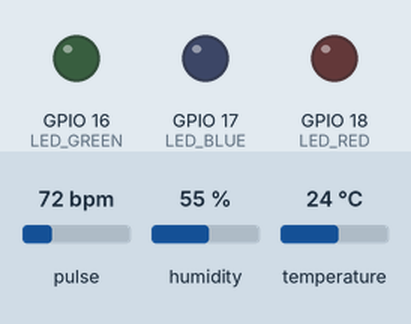
Recording of a sketch running on a simulated ESP32. Shown: output pins drawn as LEDs (lit = HIGH). Inputs (shaded band) come from the test bench; at power-on: pulse 72 bpm, humidity 55 %, temperature 24 °C. WiFi joins after 1.5 s; servers stay silent unless stated; web services answer with replies made up by the test bench; what the sketch prints to the serial monitor is not drawn.

Above: at 0.3 s.
At 1.9 s:
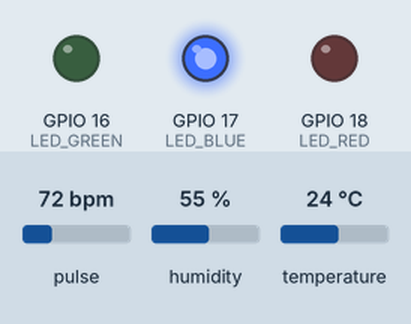
At 124.8 s:
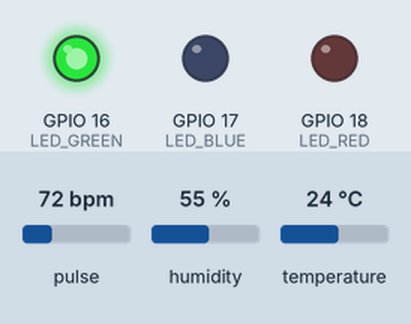
Timing chart, 0 to 126.3 s (numbered marks = the images above):
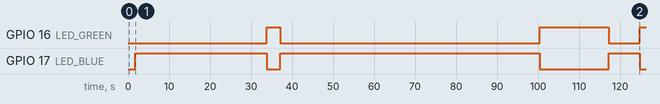

Measured:
- by itself, GPIO 16 (LED_GREEN): goes HIGH 3.2 s, LOW 63.3 s, HIGH 16.8 s, LOW 7.6 s, then HIGH
- by itself, GPIO 17 (LED_BLUE): goes LOW 3.2 s, HIGH 63.3 s, LOW 16.8 s, HIGH 7.6 s, then LOW

The sketch:

main.ino
```cpp
#include <WiFi.h>
#include <WiFiClient.h>
#include <Wire.h>

#include "MAX30105.h"
#include "heartRate.h"

#include <DHT.h>

// ---------------- WIFI + THINGSPEAK ----------------
const char* WIFI_SSID = "xxxx";
const char* WIFI_PASS = "xxxx";

const char* THINGSPEAK_HOST = "api.thingspeak.com";
const char* THINGSPEAK_WRITE_KEY = "xxxxx";

// add your own credentials people :)
// it's not good to steal yk...

const unsigned long UPLOAD_INTERVAL_MS = 20000; // >= 15s for free ThingSpeak

// ---------------- PINS ----------------
#define I2C_SDA 21
#define I2C_SCL 22

#define DHT_PIN 27
#define DHT_TYPE DHT11

#define LED_GREEN 16
#define LED_BLUE  17
#define LED_RED   18

// ---------------- BASELINE / LED LOGIC ----------------
const int BASELINE_SECONDS = 30;

// NEW: baseline countdown starts only after finger is continuously present for this long:
const unsigned long FINGER_STABLE_MS = 2000;

const int MIN_BASELINE_HR_SAMPLES = 15;
const int MIN_BASELINE_RMSSD_SAMPLES = 8;

const int LED_STREAK_REQUIRED = 3;

// ---------------- STRESS SCORING TUNING ----------------
const float HR_RISE_BPM    = 15.0;
const float RMSSD_DROP_MS  = 15.0;

const float HUMID_HIGH   = 75.0; // %
const float AMBIENT_HOT  = 32.0; // Â°C

// ---------------- HR smoothing ----------------
const int HR_SMOOTH_N = 5;

// ---------------- VALIDITY FILTERS ----------------
const float HR_MIN_VALID = 40.0;
const float HR_MAX_VALID = 180.0;

const float RMSSD_MIN_VALID = 5.0;
const float RMSSD_MAX_VALID = 250.0;

const float TEMP_MIN_VALID = 0.0;
const float TEMP_MAX_VALID = 60.0;

const float HUM_MIN_VALID = 1.0;
const float HUM_MAX_VALID = 100.0;

// ---------------- MAX30102 ----------------
MAX30105 particleSensor;

// HRV (IBI buffer)
static const int IBI_BUF = 20;
float ibi_ms[IBI_BUF];
int ibi_idx = 0;
int ibi_count = 0;

float currentBPM = NAN;     // raw BPM
float rmssd = NAN;
unsigned long lastBeat = 0;

// Smoothed HR
float hrBuf[HR_SMOOTH_N];
int hrBufIdx = 0;
int hrBufCount = 0;
float smoothedBPM = NAN;

// ---------------- DHT ----------------
DHT dht(DHT_PIN, DHT_TYPE);
float ambTempC = NAN;
float humidity = NAN;

// ---------------- BASELINES ----------------
bool baselineDone = false;
bool baselineArmed = false;            // NEW: baseline countdown running only after finger stable
unsigned long baselineStartMs = 0;     // NEW: set when baselineArmed becomes true
unsigned long fingerStableStartMs = 0; // NEW: tracks continuous finger presence

float baseHR = NAN;
float baseRMSSD = NAN;

float baselineHRSum = 0; int baselineHRSamples = 0;
float baselineRMSSDSum = 0; int baselineRMSSDSamples = 0;

// Upload timer
unsigned long lastUploadMs = 0;

// ---------------- LED STREAK LOGIC ----------------
enum StressState { ST_CALM=0, ST_NEUTRAL=1, ST_HIGH=2, ST_NONE=3 };
StressState lastState = ST_NONE;
int stateStreak = 0;

// ---------------- HELPERS ----------------
float clampf(float x, float lo, float hi) {
  if (x < lo) return lo;
  if (x > hi) return hi;
  return x;
}

bool isValidRange(float v, float lo, float hi) {
  return !isnan(v) && v >= lo && v <= hi;
}

void setLEDs(bool g, bool b, bool r) {
  digitalWrite(LED_GREEN, g ? HIGH : LOW);
  digitalWrite(LED_BLUE,  b ? HIGH : LOW);
  digitalWrite(LED_RED,   r ? HIGH : LOW);
}

void showStateLED(StressState st) {
  if (st == ST_CALM)         setLEDs(true,  false, false);
  else if (st == ST_NEUTRAL) setLEDs(false, true,  false);
  else if (st == ST_HIGH)    setLEDs(false, false, true );
  else                       setLEDs(false, false, false);
}

float computeRMSSD() {
  if (ibi_count < 6) return NAN;

  float sumSq = 0;
  int diffs = 0;

  for (int i = 1; i < ibi_count; i++) {
    int idx1 = (ibi_idx - i + IBI_BUF) % IBI_BUF;
    int idx2 = (ibi_idx - i - 1 + IBI_BUF) % IBI_BUF;
    float d = ibi_ms[idx1] - ibi_ms[idx2];
    sumSq += d * d;
    diffs++;
  }
  if (diffs <= 0) return NAN;
  return sqrt(sumSq / diffs);
}

void pushHR(float bpm) {
  if (isnan(bpm)) return;
  hrBuf[hrBufIdx] = bpm;
  hrBufIdx = (hrBufIdx + 1) % HR_SMOOTH_N;
  if (hrBufCount < HR_SMOOTH_N) hrBufCount++;
}

float getSmoothedHR() {
  if (hrBufCount == 0) return NAN;
  float sum = 0;
  for (int i = 0; i < hrBufCount; i++) sum += hrBuf[i];
  return sum / hrBufCount;
}

void resetBaseline() {
  baselineHRSum = 0; baselineHRSamples = 0;
  baselineRMSSDSum = 0; baselineRMSSDSamples = 0;

  baselineDone = false;

  baselineArmed = false;
  fingerStableStartMs = 0;
  baselineStartMs = 0;

  lastState = ST_NONE;
  stateStreak = 0;

  showStateLED(ST_NEUTRAL);
  Serial.println("Waiting for finger (stable) to start baseline...");
}

int computeStressScore(float hrSmooth, float rmssdNow, float tC, float hum) {
  if (!baselineDone || isnan(hrSmooth) || isnan(rmssdNow)) return -1;

  float hrDelta = hrSmooth - baseHR;
  float rmssdDelta = baseRMSSD - rmssdNow;

  float hrScore  = clampf((hrDelta / (HR_RISE_BPM * 2.0f)) * 45.0f, 0, 45);
  float hrvScore = clampf((rmssdDelta / (RMSSD_DROP_MS * 2.0f)) * 55.0f, 0, 55);

  float score = hrScore + hrvScore;

  bool hotOrHumid = (isValidRange(tC, TEMP_MIN_VALID, TEMP_MAX_VALID) && tC > AMBIENT_HOT) ||
                    (isValidRange(hum, HUM_MIN_VALID, HUM_MAX_VALID) && hum > HUMID_HIGH);
  if (hotOrHumid) score *= 0.85f;

  return (int)clampf(score, 0, 100);
}

StressState classifyState(int score) {
  if (score < 0) return ST_NONE;
  if (score < 30) return ST_CALM;
  if (score < 60) return ST_NEUTRAL;
  return ST_HIGH;
}

const char* stressLabelFromState(StressState st) {
  if (st == ST_CALM) return "CALM";
  if (st == ST_NEUTRAL) return "NEUTRAL";
  if (st == ST_HIGH) return "HIGH";
  return "NO_BASELINE/NO_DATA";
}

void updateLEDWithStreak(StressState current) {
  if (!baselineDone) { showStateLED(ST_NEUTRAL); return; }
  if (current == ST_NONE) return;

  if (current == lastState) stateStreak++;
  else { lastState = current; stateStreak = 1; }

  if (stateStreak >= LED_STREAK_REQUIRED) showStateLED(current);
}

void connectWiFi() {
  WiFi.mode(WIFI_STA);
  WiFi.begin(WIFI_SSID, WIFI_PASS);

  Serial.print("Connecting to WiFi");
  unsigned long start = millis();
  while (WiFi.status() != WL_CONNECTED) {
    delay(400);
    Serial.print(".");
    if (millis() - start > 20000) {
      Serial.println("\nWiFi connect timeout. Rebooting in 3s...");
      delay(3000);
      ESP.restart();
    }
  }
  Serial.println("\nWiFi connected!");
  Serial.print("IP: ");
  Serial.println(WiFi.localIP());
}

bool uploadToThingSpeak(float bpm, float rmssdMs, float tempC, float hum, int stressScore) {
  WiFiClient client;
  if (!client.connect(THINGSPEAK_HOST, 80)) {
    Serial.println("ThingSpeak connect failed.");
    return false;
  }

  char url[256];
  int n = snprintf(url, sizeof(url), "/update?api_key=%s", THINGSPEAK_WRITE_KEY);
  if (n < 0 || n >= (int)sizeof(url)) { client.stop(); return false; }

  auto appendField = [&](const char* field, const char* val) {
    size_t len = strlen(url);
    snprintf(url + len, sizeof(url) - len, "&%s=%s", field, val);
  };

  char buf[32];
  int fieldsAdded = 0;

  // Add fields only if valid AND count them
  if (isValidRange(bpm, HR_MIN_VALID, HR_MAX_VALID)) {
    snprintf(buf, sizeof(buf), "%.1f", bpm); appendField("field1", buf); fieldsAdded++;
  }
  if (isValidRange(rmssdMs, RMSSD_MIN_VALID, RMSSD_MAX_VALID)) {
    snprintf(buf, sizeof(buf), "%.1f", rmssdMs); appendField("field2", buf); fieldsAdded++;
  }
  if (isValidRange(tempC, TEMP_MIN_VALID, TEMP_MAX_VALID)) {
    snprintf(buf, sizeof(buf), "%.1f", tempC); appendField("field3", buf); fieldsAdded++;
  }
  if (isValidRange(hum, HUM_MIN_VALID, HUM_MAX_VALID)) {
    snprintf(buf, sizeof(buf), "%.1f", hum); appendField("field4", buf); fieldsAdded++;
  }
  if (stressScore >= 0) {
    snprintf(buf, sizeof(buf), "%d", stressScore); appendField("field5", buf); fieldsAdded++;
  }

  if (fieldsAdded == 0) {
    Serial.println("ThingSpeak: SKIPPED (no valid fields to send).");
    client.stop();
    return false;
  }

  // Print the exact URL once (debug)
  Serial.print("TS URL: ");
  Serial.println(url);

  client.print(String("GET ") + url + " HTTP/1.1\r\n" +
               "Host: " + String(THINGSPEAK_HOST) + "\r\n" +
               "Connection: close\r\n\r\n");

  // Read response fully
  String resp = "";
  unsigned long timeout = millis();
  while (client.connected() && millis() - timeout < 6000) {
    while (client.available()) {
      char c = client.read();
      resp += c;
      timeout = millis();
    }
  }
  client.stop();

  // Extract body (ThingSpeak returns entry id or 0)
  int bodyPos = resp.lastIndexOf("\r\n\r\n");
  String body = (bodyPos >= 0) ? resp.substring(bodyPos + 4) : resp;
  body.trim();

  Serial.print("ThingSpeak body: '");
  Serial.print(body);
  Serial.println("'");

  if (body == "0" || body.length() == 0) {
    Serial.println("ThingSpeak REJECTED the update (0).");
    return false;
  }

  Serial.println("ThingSpeak OK (entry id above).");
  return true;
}

void setup() {
  Serial.begin(115200);
  delay(200);

  pinMode(LED_GREEN, OUTPUT);
  pinMode(LED_BLUE, OUTPUT);
  pinMode(LED_RED, OUTPUT);
  setLEDs(false, false, false);

  Wire.begin(I2C_SDA, I2C_SCL);

  if (!particleSensor.begin(Wire, I2C_SPEED_FAST)) {
    Serial.println("ERROR: MAX3010x not found.");
    showStateLED(ST_HIGH);
    while (1) delay(100);
  }

  // PPG config
  byte ledBrightness = 60;
  byte sampleAverage = 4;
  byte ledMode = 2;
  int sampleRate = 200;
  int pulseWidth = 411;
  int adcRange = 16384;

  particleSensor.setup(ledBrightness, sampleAverage, ledMode, sampleRate, pulseWidth, adcRange);
  particleSensor.setPulseAmplitudeRed(0x1F);
  particleSensor.setPulseAmplitudeIR(0x1F);

  dht.begin();

  connectWiFi();

  Serial.println("\nESP32 Stress Monitor (MAX30102 + DHT11) + ThingSpeak + LEDs");
  Serial.print("Baselining for "); Serial.print(BASELINE_SECONDS);
  Serial.println(" seconds... Keep relaxed and still.");
  resetBaseline();
}

void loop() {
  // ----- PPG -----
  long irValue = particleSensor.getIR();
  bool fingerPresent = irValue > 2000;

  if (fingerPresent) {
    if (checkForBeat(irValue)) {
      unsigned long now = millis();
      unsigned long delta = now - lastBeat;
      lastBeat = now;

      // reject crazy beats (reduces spikes)
      if (delta > 350 && delta < 1500) {
        float ibi = (float)delta;

        ibi_ms[ibi_idx] = ibi;
        ibi_idx = (ibi_idx + 1) % IBI_BUF;
        if (ibi_count < IBI_BUF) ibi_count++;

        currentBPM = 60000.0 / ibi;
        rmssd = computeRMSSD();

        pushHR(currentBPM);
        smoothedBPM = getSmoothedHR();
      }
    }
  } else {
    currentBPM = NAN;
    rmssd = NAN;
    smoothedBPM = NAN;
    hrBufCount = 0;
  }

  // ----- DHT11 (every ~2s) -----
  static unsigned long lastDHTRead = 0;
  if (millis() - lastDHTRead > 2000) {
    lastDHTRead = millis();
    float h = dht.readHumidity();
    float t = dht.readTemperature();
    if (isValidRange(h, HUM_MIN_VALID, HUM_MAX_VALID)) humidity = h;
    if (isValidRange(t, TEMP_MIN_VALID, TEMP_MAX_VALID)) ambTempC = t;
  }

  // ----- BASELINE GATING (NEW) -----
  if (!baselineDone) {
    if (!baselineArmed) {
      // waiting for stable finger
      if (fingerPresent) {
        if (fingerStableStartMs == 0) fingerStableStartMs = millis();
        if (millis() - fingerStableStartMs >= FINGER_STABLE_MS) {
          baselineArmed = true;
          baselineStartMs = millis();
          Serial.println("\nFinger stable âœ… Starting baseline countdown now...");
        }
      } else {
        fingerStableStartMs = 0;
      }
    } else {
      // baseline armed, but finger removed: pause baseline
      if (!fingerPresent) {
        baselineArmed = false;
        fingerStableStartMs = 0;
        Serial.println("\nFinger removed â Œ Baseline paused. Waiting for stable finger again...");
      }
    }
  }

  // ----- BASELINE COLLECTION (FILTERED, only when ARMED) -----
  if (!baselineDone && baselineArmed) {
    if (fingerPresent && isValidRange(smoothedBPM, HR_MIN_VALID, HR_MAX_VALID)) {
      baselineHRSum += smoothedBPM;
      baselineHRSamples++;
    }
    if (fingerPresent && isValidRange(rmssd, RMSSD_MIN_VALID, RMSSD_MAX_VALID)) {
      baselineRMSSDSum += rmssd;
      baselineRMSSDSamples++;
    }

    if ((millis() - baselineStartMs) >= (unsigned long)BASELINE_SECONDS * 1000UL) {
      if (baselineHRSamples < MIN_BASELINE_HR_SAMPLES) {
        Serial.println("\nBaseline failed: not enough VALID HR samples. Keep finger still and retry.");
        resetBaseline();
      } else if (baselineRMSSDSamples < MIN_BASELINE_RMSSD_SAMPLES) {
        Serial.println("\nBaseline failed: not enough VALID RMSSD samples. Keep finger still and retry.");
        resetBaseline();
      } else {
        baseHR = baselineHRSum / baselineHRSamples;
        baseRMSSD = baselineRMSSDSum / baselineRMSSDSamples;
        baselineDone = true;

        Serial.println("\n--- BASELINE SET (FILTERED + STABLE FINGER) ---");
        Serial.print("Base HR (smooth): "); Serial.println(baseHR, 2);
        Serial.print("Base RMSSD: "); Serial.println(baseRMSSD, 2);
        Serial.print("HR samples: "); Serial.println(baselineHRSamples);
        Serial.print("RMSSD samples: "); Serial.println(baselineRMSSDSamples);
        Serial.println("----------------------------------------------\n");
      }
    }
  }

  // ----- Score + classification -----
  int score = computeStressScore(smoothedBPM, rmssd, ambTempC, humidity);
  StressState st = classifyState(score);

  // ----- LED with streak requirement -----
  updateLEDWithStreak(st);

  // ----- Serial output -----
  static unsigned long lastPrint = 0;
  if (millis() - lastPrint > 1000) {
    lastPrint = millis();

    Serial.print("IR: "); Serial.print(irValue);
    Serial.print(" | HR(raw): "); (isnan(currentBPM) ? Serial.print("NA") : Serial.print(currentBPM, 1));
    Serial.print(" | HR(smooth): "); (isnan(smoothedBPM) ? Serial.print("NA") : Serial.print(smoothedBPM, 1));
    Serial.print(" | RMSSD: "); (isnan(rmssd) ? Serial.print("NA") : Serial.print(rmssd, 1));
    Serial.print(" | TempC: "); (isnan(ambTempC) ? Serial.print("NA") : Serial.print(ambTempC, 1));
    Serial.print(" | Hum%: "); (isnan(humidity) ? Serial.print("NA") : Serial.print(humidity, 1));
    Serial.print(" | Score: "); Serial.print(score);
    Serial.print(" ("); Serial.print(stressLabelFromState(st)); Serial.print(")");
    Serial.print(" | Streak: "); Serial.print(stateStreak);

    if (!baselineDone && !baselineArmed) Serial.print(" | WAIT_FINGER_STABLE...");
    if (!baselineDone && baselineArmed)  Serial.print(" | BASELINING...");
    if (!fingerPresent) Serial.print(" | NO_FINGER");

    Serial.println();
  }

  // ----- Upload -----
  if (WiFi.status() != WL_CONNECTED) connectWiFi();

  if (millis() - lastUploadMs >= UPLOAD_INTERVAL_MS) {
    lastUploadMs = millis();
    uploadToThingSpeak(smoothedBPM, rmssd, ambTempC, humidity, score);
  }
}
```
